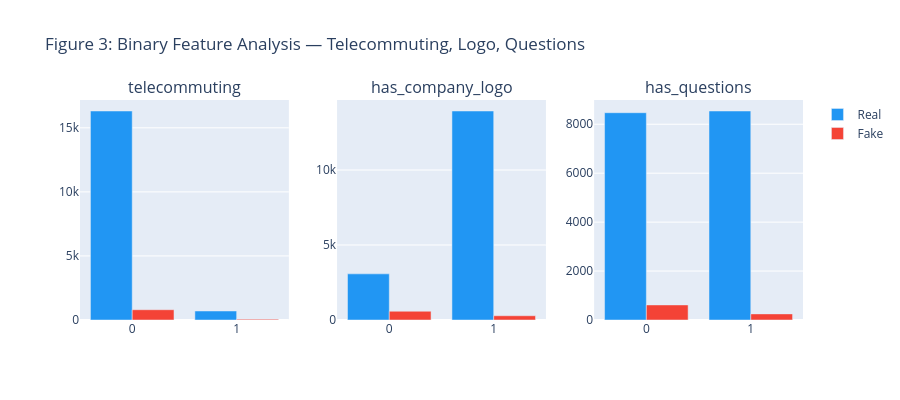

The code cell stored with this chart in its notebook:
### Markdown cell above
Binary Feature Analysis

### Code cell
binary_cols = ['telecommuting', 'has_company_logo', 'has_questions']
fig = make_subplots(rows=1, cols=3, subplot_titles=binary_cols)

for i, col in enumerate(binary_cols):
    grouped = df.groupby([col, 'fraudulent']).size().reset_index(name='count')
    grouped['fraudulent_label'] = grouped['fraudulent'].map({0: 'Real', 1: 'Fake'})
    grouped[col] = grouped[col].astype(str)

    for label, color in zip(['Real', 'Fake'], ['#2196F3', '#F44336']):
        subset = grouped[grouped['fraudulent_label'] == label]
        fig.add_trace(
            go.Bar(x=subset[col], y=subset['count'],
                   name=label, marker_color=color,
                   showlegend=(i == 0)),
            row=1, col=i+1
        )

fig.update_layout(
    title_text='Figure 3: Binary Feature Analysis — Telecommuting, Logo, Questions',
    barmode='group', height=400
)
fig.show()

### Figure 1 — Plotly figure (JSON) as saved in the notebook; plotly's stock layout.template omitted (floating-point values rounded to 4 significant figures)
{"data": [{"marker": {"color": "#2196F3"}, "name": "Real", "showlegend": true, "type": "bar", "x": ["0", "1"], "xaxis": "x", "y": [16311, 703], "yaxis": "y"}, {"marker": {"color": "#F44336"}, "name": "Fake", "showlegend": true, "type": "bar", "x": ["0", "1"], "xaxis": "x", "y": [802, 64], "yaxis": "y"}, {"marker": {"color": "#2196F3"}, "name": "Real", "showlegend": false, "type": "bar", "x": ["0", "1"], "xaxis": "x2", "y": [3077, 13937], "yaxis": "y2"}, {"marker": {"color": "#F44336"}, "name": "Fake", "showlegend": false, "type": "bar", "x": ["0", "1"], "xaxis": "x2", "y": [583, 283], "yaxis": "y2"}, {"marker": {"color": "#2196F3"}, "name": "Real", "showlegend": false, "type": "bar", "x": ["0", "1"], "xaxis": "x3", "y": [8472, 8542], "yaxis": "y3"}, {"marker": {"color": "#F44336"}, "name": "Fake", "showlegend": false, "type": "bar", "x": ["0", "1"], "xaxis": "x3", "y": [616, 250], "yaxis": "y3"}], "layout": {"annotations": [{"font": {"size": 16}, "showarrow": false, "text": "telecommuting", "x": 0.1444, "xanchor": "center", "xref": "paper", "y": 1, "yanchor": "bottom", "yref": "paper"}, {"font": {"size": 16}, "showarrow": false, "text": "has_company_logo", "x": 0.5, "xanchor": "center", "xref": "paper", "y": 1, "yanchor": "bottom", "yref": "paper"}, {"font": {"size": 16}, "showarrow": false, "text": "has_questions", "x": 0.8556, "xanchor": "center", "xref": "paper", "y": 1, "yanchor": "bottom", "yref": "paper"}], "barmode": "group", "height": 400, "title": {"text": "Figure 3: Binary Feature Analysis — Telecommuting, Logo, Questions"}, "xaxis": {"anchor": "y", "domain": [0, 0.2889]}, "xaxis2": {"anchor": "y2", "domain": [0.3556, 0.6444]}, "xaxis3": {"anchor": "y3", "domain": [0.7111, 1]}, "yaxis": {"anchor": "x", "domain": [0, 1]}, "yaxis2": {"anchor": "x2", "domain": [0, 1]}, "yaxis3": {"anchor": "x3", "domain": [0, 1]}}}
